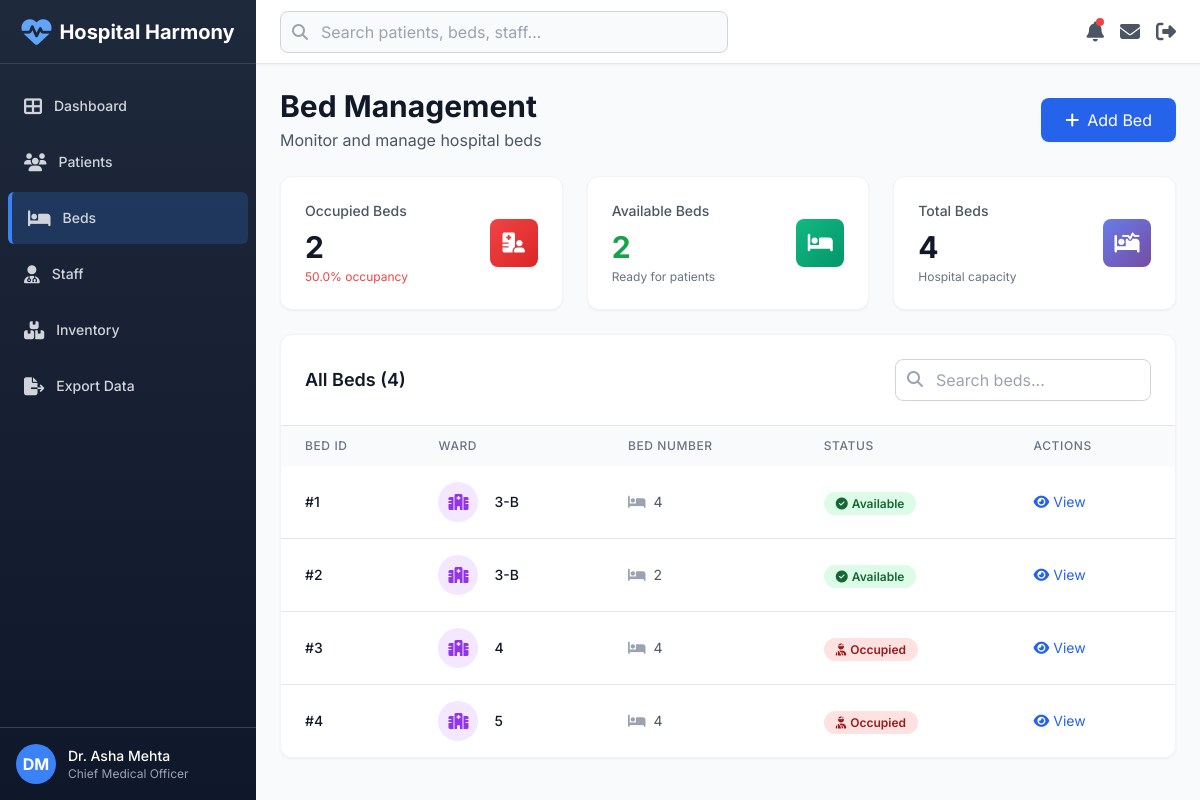
Before: /beds (signed in) with the older database file.
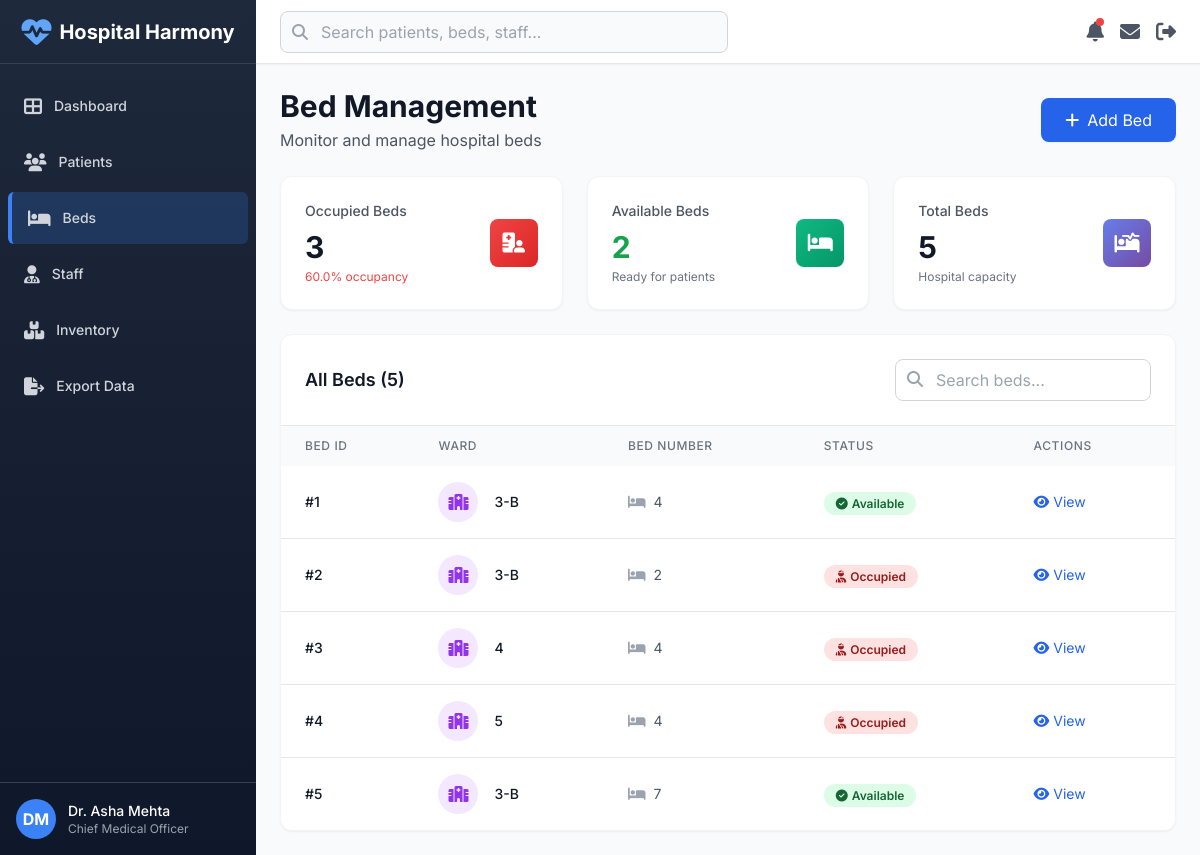
After: the same page with the newer database file.
### tables this page shows
CREATE TABLE beds (
    id INTEGER PRIMARY KEY AUTOINCREMENT,
    ward TEXT NOT NULL,
    bed_number TEXT NOT NULL,
    status TEXT NOT NULL DEFAULT 'available'
);

### app.py (the view)
@app.route('/beds')
@login_required
def beds():
    db = get_db(); cur = db.cursor()
    cur.execute('SELECT * FROM beds')
    rows = cur.fetchall()
    return render_template('beds.html', beds=rows)

### app.py (called while the page is built)
def login_required(f):
    @wraps(f)
    def wrapped(*args, **kwargs):
        if 'user' not in session:
            return redirect(url_for('login'))
        return f(*args, **kwargs)
    return wrapped

### database.py (called while the page is built)
def get_db():
    global _conn
    if _conn is None:
        _conn = sqlite3.connect(DB_PATH, check_same_thread=False)
        _conn.row_factory = sqlite3.Row
    return _conn

### templates/beds.html (shortened to what the changed rows need)
{% extends "layout.html" %}
{% block content %}
<div class="flex items-center justify-between mb-6">
    <div>
        <h1 class="text-3xl font-bold text-gray-900">Bed Management</h1>
    </div>
</div>
<div class="grid grid-cols-1 gap-6 sm:grid-cols-3 mb-6">
    <div class="card-hover bg-white rounded-xl shadow-sm p-6 border border-gray-100">
        <div class="flex items-center justify-between">
            <div>
                <p class="text-sm font-medium text-gray-600">Occupied Beds</p>
                <p class="text-3xl font-bold text-gray-900 mt-2">
                    {{ beds|selectattr('status', 'equalto', 'occupied')|list|length }}
                </p>
                <p class="text-xs text-red-500 mt-1">
                    {{ "%.1f"|format((beds|selectattr('status', 'equalto', 'occupied')|list|length / beds|length * 100) if beds|length > 0 else 0) }}% occupancy
                </p>
            </div>
        </div>
    </div>
    <div class="card-hover bg-white rounded-xl shadow-sm p-6 border border-gray-100">
        <div class="flex items-center justify-between">
            <div>
                <p class="text-sm font-medium text-gray-600">Total Beds</p>
                <p class="text-3xl font-bold text-gray-900 mt-2">{{ beds|length }}</p>
                <p class="text-xs text-gray-500 mt-1">Hospital capacity</p>
            </div>
        </div>
    </div>
</div>
<div class="bg-white rounded-xl shadow-sm border border-gray-100 overflow-hidden">
    <div class="p-6 border-b border-gray-200">
        <div class="flex items-center justify-between">
            <h3 class="text-lg font-semibold text-gray-900">All Beds ({{ beds|length }})</h3>
            <div class="relative w-64">
                <input type="search" id="searchInput" placeholder="Search beds..." class="w-full pl-10 pr-4 py-2 border border-gray-300 rounded-lg focus:ring-2 focus:ring-blue-500 focus:border-transparent" onkeyup="searchTable()">
                <i class="fas fa-search absolute left-3 top-3 text-gray-400"></i>
            </div>
        </div>
    </div>
    <div class="overflow-x-auto">
        <table class="w-full" id="bedsTable">
            <thead class="bg-gray-50">
                <tr>
                    <th class="px-6 py-3 text-left text-xs font-medium text-gray-500 uppercase tracking-wider">Bed ID</th>
                    <th class="px-6 py-3 text-left text-xs font-medium text-gray-500 uppercase tracking-wider">Ward</th>
                    <th class="px-6 py-3 text-left text-xs font-medium text-gray-500 uppercase tracking-wider">Bed Number</th>
                    <th class="px-6 py-3 text-left text-xs font-medium text-gray-500 uppercase tracking-wider">Status</th>
                    <th class="px-6 py-3 text-left text-xs font-medium text-gray-500 uppercase tracking-wider">Actions</th>
                </tr>
            </thead>
            <tbody class="bg-white divide-y divide-gray-200">
                {% if beds %}
                    {% for b in beds %}
                    <tr class="hover:bg-gray-50 transition">
                        <td class="px-6 py-4 whitespace-nowrap text-sm font-medium text-gray-900">#{{ b['id'] }}</td>
                        <td class="px-6 py-4 whitespace-nowrap">
                            <div class="flex items-center">
                                <div class="flex-shrink-0 h-10 w-10 bg-purple-100 rounded-full flex items-center justify-center">
                                    <i class="fas fa-hospital text-purple-600"></i>
                                </div>
                                <div class="ml-4">
                                    <div class="text-sm font-medium text-gray-900">{{ b['ward'] }}</div>
                                </div>
                            </div>
                        </td>
                        <td class="px-6 py-4 whitespace-nowrap text-sm text-gray-600">
                            <i class="fas fa-bed mr-2 text-gray-400"></i>{{ b['bed_number'] }}
                        </td>
                        <td class="px-6 py-4 whitespace-nowrap">
                            {% if b['status'] == 'available' %}
                                <span class="px-3 py-1 text-xs font-semibold rounded-full bg-green-100 text-green-800">
                                    <i class="fas fa-check-circle mr-1"></i>Available
                                </span>
                            {% elif b['status'] == 'occupied' %}
                                <span class="px-3 py-1 text-xs font-semibold rounded-full bg-red-100 text-red-800">
                                    <i class="fas fa-user-injured mr-1"></i>Occupied
                                </span>
                            {% else %}
                                <span class="px-3 py-1 text-xs font-semibold rounded-full bg-gray-100 text-gray-800">
                                    <i class="fas fa-tools mr-1"></i>{{ b['status']|title }}
                                </span>
                            {% endif %}
                        </td>
                        <td class="px-6 py-4 whitespace-nowrap text-sm">
                            <button onclick="viewBed({{ b['id'] }}, '{{ b['ward'] }}', '{{ b['bed_number'] }}', '{{ b['status'] }}')" class="text-blue-600 hover:text-blue-800 mr-3 transition">
                                <i class="fas fa-eye mr-1"></i>View
                            </button>
                        </td>
                    </tr>
                    {% endfor %}
                {% endif %}
            </tbody>
        </table>
    </div>
</div>
{% endblock %}

Changed rows visible on the page:
changed beds id 2: status "Available" → "Occupied"
added beds: id "5", ward "3-B", bed_number "7", status "available" (drawn)
Other visible differences:
{{ beds|selectattr('status', 'equalto', 'occupied')|list|length }}: "2" → "3"
{{ beds|length }}: "4" → "5"
text no longer shown: "50.0"
text now shown: "60.0"
